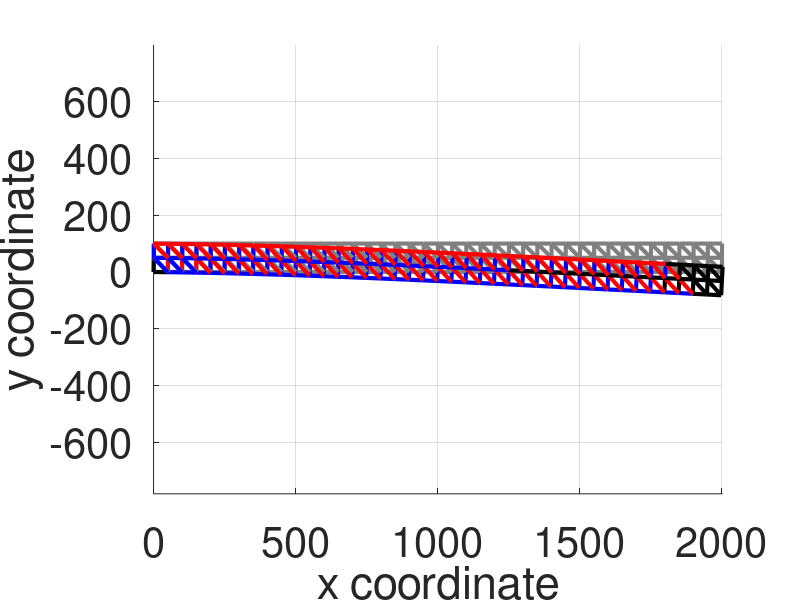

Write MATLAB code to recreate this figure.
% Iñigo Basterretxea Jacob 01246662

% Script that implements the Finite Element Method for a rectangular domain
% with truss elements
clear all;
close all;
clc;

%%%%%%%%%%%%%%%%%%%%%%%%%%%%%%%%%%%%%%%%%%%%%%%%%%%%%%%%%%%%%%%%
%%%%%%%%%%%%%%%%%%%%% PRE-PROCESSOR MODULE %%%%%%%%%%%%%%%%%%%%%
%%%%%%%%%%%%%%%%%%%%%%%%%%%%%%%%%%%%%%%%%%%%%%%%%%%%%%%%%%%%%%%%
% Parameters
E = 2e5; % N/mm2 - modulus of elasticity of each bar element
A = 100*pi; % mm2 - cross-sectional area of each bar element
nu = 0.3; % Poisson ratio
t = 10; % Element thickness in mm
weight = -80e3; % N/m3 - Unit weight of steel
loadw = -1e4; % N/m2 - Imposed UDL

% Dimensions of domain and elements in each direction
nx = 40; % no. of divisions along x-direction
ny = 2; % no. of divisions along y-direction
Lx = 2000; % Height of domain in mm
Ly = 100; % Width of domain in mm

%%%%%%%%%%%%%%%%%%%%%%%%%%%%%%%%%%%%%%%%%%%%%%%%%%%%%%%%%%%%
%%%%%%%%%%%%%%%%%%%%% ASSEMBLER MODULE %%%%%%%%%%%%%%%%%%%%%
%%%%%%%%%%%%%%%%%%%%%%%%%%%%%%%%%%%%%%%%%%%%%%%%%%%%%%%%%%%%

elements = nx*3*ny + nx + ny;
dx = Lx/nx; % Distance between nodes in x
dy = Ly/ny; % Distance between nodes in y
Nx = nx+1; % Nodes in x direction
Ny = ny+1; % Nodes in y direction
nodes = Nx*Ny; % Total number of nodes

% Note that node numbers are identified by their row number
% Specifying nodal x-y coordinates. 1st column is x & 2nd is y
for i=1:Nx
    for j=1:Ny
        NODES.coords((i-1)*Ny+j,:) = [(i-1)*dx,dy*(j-1)];
    end
end

% Specifying  DOFs in pairs per node. Odd numbers are horizontal DOFs &
% even numbers are vertical DOFs
NODES.dofs = zeros(nodes,2);
for i=1:nodes  
    NODES.dofs(i,:) = [2*i-1, 2*i];
end
     
% Specifying element nodal connectivity in rows of 2 nodes per element
% (order of the elements does not matter)
ELEMENTS = zeros(elements,2);
for i = 0:ny-1
    % Horizontal member
    for k = 1:nx
        ELEMENTS((3*nx+1)*i+k,:) = [i+1, i+ny+2] + [(k-1)*(ny+1), (k-1)*(ny+1)]; 
    end
    % Vertical member
    for j = 1:nx+1
        ELEMENTS((3*nx+1)*i+nx+j,:) = [i+1, i+2] + [(j-1)*(ny+1), (j-1)*(ny+1)]; 
    end
    % High-low diagonal
    for l = 1:nx
        ELEMENTS((3*nx+1)*i+2*nx+1+l,:) = [i+2, i+ny+2] + [(l-1)*(ny+1), (l-1)*(ny+1)]; 
    end
end
% Top horizontal members
for k = 1:nx
        ELEMENTS((3*nx+1)*ny+k,:) = [ny+1, ny+ny+2] + [(k-1)*(ny+1), (k-1)*(ny+1)];
end

% Degrees of freedom & other parameters
% unknown nodal x-y dofs
dofs_free = [1:(floor(ny/2)+1)*2-2,(floor(ny/2)+1)*2+1:2*Ny-2,2*Ny:2*nodes]; 
% known nodal x-y dofs due to BC
dofs_restrained = [(floor(ny/2)+1)*2-1,(floor(ny/2)+1)*2,2*Ny-1];

count = 1; % Initialise q-vector counter
q = loadw.*ones(nx,1); % Vector of upper boundary UDLs
F = zeros(2*nodes,1); % Initialise nodal forces vector

K = zeros(2*nodes); % Initialise global stiffness matrix

% Constructing the global stiffness matrix and the nodal forces vector
for EL = 1:elements % loop through all elements & build stiffness matrix
    
    % identify element node numbers
    n1 = ELEMENTS(EL,1); n2 = ELEMENTS(EL,2);
    
    % identify node coordinates
    x1 = NODES.coords(n1,1); y1 = NODES.coords(n1,2);
    x2 = NODES.coords(n2,1); y2 = NODES.coords(n2,2);
    
    % identify element DOFs
    dof11 = NODES.dofs(n1,1); dof12 = NODES.dofs(n1,2);
    dof21 = NODES.dofs(n2,1); dof22 = NODES.dofs(n2,2);
    x21 = x2 - x1;
    
    %%%%%%%%%%%%%%%%%%
    %%% ASSEMBLE F %%%
    %%%%%%%%%%%%%%%%%%
    % Element length
    Le = sqrt( (x2 - x1)^2 + (y2 - y1)^2 ); 
    
    % Weight contribution at all elements
    F(dof12) = F(dof12) + A*weight*Le*1e-9/3;
    F(dof22) = F(dof22) + A*weight*Le*1e-9/3;
    
    % UDL contribution at top boundary elements
    if y1 == Ly  && y2 == Ly
        F(dof12) = F(dof12) + q(count)*abs(x21)*1e-3/2;
        F(dof22) = F(dof22) + q(count)*abs(x21)*1e-3/2;
        count = count + 1;
    end
    
    %%%%%%%%%%%%%%%%%%
    %%% ASSEMBLE K %%%
    %%%%%%%%%%%%%%%%%%
    
    alpha = atan2(y2-y1,x2-x1); % angle of inclination relative to the POSITIVE direction of the x axis
    c = cos(alpha); c2 = c*c; s = sin(alpha); s2 = s*s; cs = c*s; % angle parameters
    ke = E*A/Le; % element axial stiffness
    
    % Updating global stiffness matrix [K] coefficients 
    % Note that for each element you still have to 'think locally'
    % Row 1 - element dof11
    K(dof11,dof11) = K(dof11,dof11) + ke*c2; % Col 1 - element dof11
    K(dof11,dof12) = K(dof11,dof12) + ke*cs; % Col 2 - element dof12
    K(dof11,dof21) = K(dof11,dof21) - ke*c2; % Col 3 - element dof21
    K(dof11,dof22) = K(dof11,dof22) - ke*cs; % Col 4 - element dof22
    
    % Row 2 - element dof12
    K(dof12,dof11) = K(dof12,dof11) + ke*cs; % Col 1 - element dof11
    K(dof12,dof12) = K(dof12,dof12) + ke*s2; % Col 2 - element dof12
    K(dof12,dof21) = K(dof12,dof21) - ke*cs; % Col 3 - element dof21
    K(dof12,dof22) = K(dof12,dof22) - ke*s2; % Col 4 - element dof22
    
    % Row 3 - element dof21
    K(dof21,dof11) = K(dof21,dof11) - ke*c2; % Col 1 - element dof11
    K(dof21,dof12) = K(dof21,dof12) - ke*cs; % Col 2 - element dof12
    K(dof21,dof21) = K(dof21,dof21) + ke*c2; % Col 3 - element dof21
    K(dof21,dof22) = K(dof21,dof22) + ke*cs; % Col 4 - element dof22
    
    % Row 4 - element dof22
    K(dof22,dof11) = K(dof22,dof11) - ke*cs; % Col 1 - element dof11
    K(dof22,dof12) = K(dof22,dof12) - ke*s2; % Col 2 - element dof12
    K(dof22,dof21) = K(dof22,dof21) + ke*cs; % Col 3 - element dof21
    K(dof22,dof22) = K(dof22,dof22) + ke*s2; % Col 4 - element dof22
    
end

%%%%%%%%%%%%%%%%%%%%%%%%%%%%%%%%%%%%%%%%%%%%%%%%%%%%%%%%%
%%%%%%%%%%%%%%%%%%%%% SOLVER MODULE %%%%%%%%%%%%%%%%%%%%%
%%%%%%%%%%%%%%%%%%%%%%%%%%%%%%%%%%%%%%%%%%%%%%%%%%%%%%%%%
% Specification of submatrices directly
KRR = K(dofs_restrained,dofs_restrained);
KRF = K(dofs_restrained,dofs_free);
KFR = K(dofs_free,dofs_restrained);
KFF = K(dofs_free,dofs_free);
fF = F(dofs_free);
% Cannot yet form fR as the reactions are unknown

% Solution for the unknown nodal dofs
uR = zeros(length(dofs_restrained),1); % BC - zero displacement on restricted nodes
uF = KFF\(fF - KFR*uR); % 1st matrix equation
U = zeros(2*nodes,1);
U(dofs_restrained) = uR;
U(dofs_free) = uF; % full nodal dof vector

% Solution for the unknown reactions
fR = KRF*uF + KRR*uR; % 2nd matrix equation
F(dofs_restrained) = fR; % full nodal force vector

%%%%%%%%%%%%%%%%%%%%%%%%%%%%%%%%%%%%%%%%%%%%%%%%%%%%%%%%%%%%%%%%%
%%%%%%%%%%%%%%%%%%%%% POST-PROCESSOR MODULE %%%%%%%%%%%%%%%%%%%%%
%%%%%%%%%%%%%%%%%%%%%%%%%%%%%%%%%%%%%%%%%%%%%%%%%%%%%%%%%%%%%%%%%
% Updating nodal coordinates after deformation
% Creating two vectors - one with real size deformed coordinates and one
% with amplified deformed coordinate (for plotting purposes)
NODES.new_coords = zeros(size(NODES.coords)); 
NODES.amp_coords = zeros(size(NODES.coords)); 
amp = 1; % amplification factor for plotting purposes only 
for I = 1:size(NODES.coords,1)
    for J = 1:size(NODES.coords,2)    
        NODES.amp_coords(I,J) = NODES.coords(I,J) + U(NODES.dofs(I,J))*amp;
        NODES.new_coords(I,J) = NODES.coords(I,J) + U(NODES.dofs(I,J));
    end
end

% Plotting
figure('units','normalized','outerposition',[0 0 1 1]); hold all; grid on; tol = 1e-3;
xmin = min(NODES.amp_coords(:,1)); xmax = max(NODES.amp_coords(:,1)); difx = xmax - xmin;
ymin = min(NODES.amp_coords(:,2)); ymax = max(NODES.amp_coords(:,2)); dify = ymax - ymin; fac = 0.25;
axis equal;
% axis([xmin-difx*fac  xmax+difx*fac  ymin-dify*fac  ymax+dify*fac]);
% Note that if the 'squished' structural shape bothers you, replace the
% above line with 'axis equal'

for EL = 1:elements
    n1 = ELEMENTS(EL,1); n2 = ELEMENTS(EL,2); % identify element node numbers
    
    % Plotting original structure
    x1 = NODES.coords(n1,1); y1 = NODES.coords(n1,2); % element node 1 - x,y original coordinates
    x2 = NODES.coords(n2,1); y2 = NODES.coords(n2,2); % element node 2 - x,y original coordinates
    Le = sqrt( (x2 - x1)^2 + (y2 - y1)^2 ); % element length
    ke = E*A/Le; % element axial stiffness
    alpha = atan2(y2-y1,x2-x1); % angle of inclination relative to the POSITIVE x axis direction
    plot([x1,x2],[y1,y2],'Color',[0.5 0.5 0.5],'Linewidth',3); 
    
    % Check on changes in member lengths and plotting amplified deformed structure
    x1_amp = NODES.amp_coords(n1,1); y1_amp = NODES.amp_coords(n1,2); % element node 1 - x,y amplified deformed coordinates
    x2_amp = NODES.amp_coords(n2,1); y2_amp = NODES.amp_coords(n2,2); % element node 2 - x,y amplified deformed coordinates     
    x1_new = NODES.new_coords(n1,1); y1_new = NODES.new_coords(n1,2); % element node 1 - x,y actual deformed coordinates
    x2_new = NODES.new_coords(n2,1); y2_new = NODES.new_coords(n2,2); % element node 2 - x,y actual deformed coordinates    
    u1 = x1_new - x1; v1 = y1_new - y1; u2 = x2_new - x2; v2 = y2_new - y2; % reconstruction of element global dofs
    up1 = cos(alpha)*u1 + sin(alpha)*v1; up2 = cos(alpha)*u2 + sin(alpha)*v2; dup = up2 - up1; % reconstruction of element local dofs     
    % note that this now gives you access to the element forces       
    if dup < -tol % element length has decreased - member in compression
        col = 'b'; % blue colour
    elseif dup > tol % element length as increased - member in tension
        col = 'r'; % red colour
    else % no change in element length
        col = 'k'; % black colour
    end
    plot([x1_amp,x2_amp],[y1_amp,y2_amp],col,'Linewidth',3);
    
%     % Calculate the axial force in the element, and display it within a text box
%     Fax = ke*dup;
%     x_lims = get(gca,'xlim'); xmin = x_lims(1); xmax = x_lims(2); 
%     y_lims = get(gca,'ylim'); ymin = y_lims(1); ymax = y_lims(2);
%     ax_pos = get(gca,'position'); ax_xpos = ax_pos(1); ax_ypos = ax_pos(2); ax_width = ax_pos(3); ax_height = ax_pos(4);
%     txt_x_pos = (0.5*(x1_amp + x2_amp) - xmin)/(xmax - xmin) * ax_width + ax_xpos;
%     txt_y_pos = (0.5*(y1_amp + y2_amp) - ymin)/(ymax - ymin) * ax_height + ax_ypos;
%     txt_pos = [txt_x_pos txt_y_pos 0 0];
%     annotation('textbox',txt_pos,'String',num2str(Fax),'FitBoxToText','on','color',col,'FontSize',20,'BackgroundColor','w');
    
    % Plotting nodes last!
%     plot(x1,y1,'ko','Markersize',7,'MarkerFaceColor','w');  
%     plot(x2,y2,'ko','Markersize',7,'MarkerFaceColor','w');
%     plot(x1_amp,y1_amp,'ko','Markersize',7,'MarkerFaceColor','y');  
%     plot(x2_amp,y2_amp,'ko','Markersize',7,'MarkerFaceColor','y');
end
xlabel('x coordinate');
ylabel('y coordinate');
set(gca,'FontSize',30);

% Printing computed dofs & reactions - this is an important part of the post-processing,
% make sure to include something like this in every analysis that you do.
% for dof = 1:length(uF)
%     disp(['The value of dof ',num2str(dofs_free(dof)),' is ',num2str(uF(dof))]);    
% end
% disp(' ');
% for react = 1:length(fR)
%     disp(['The value of the reaction at dof ',num2str(dofs_restrained(react)),' is ',num2str(fR(react))]);
% end
% disp(' '); disp('Vertical equilibrium check:');
% disp(['Total vertical reactions = ',num2str(fR(2) + fR(4))]);
% disp(['Total applied vertical loads = ',num2str(sum(Point_Loads))]);
% if abs(fR(2) + fR(4) + sum(Point_Loads)) < 1e-6; disp('Ok.'); end
% disp(' '); disp('Horizontal equilibrium check:');
% disp(['Total horizontal reactions = ',num2str(fR(1) + fR(3))]);
% disp('Total applied horizontal loads = 0');
% if abs(fR(1) + fR(3)) < 1e-6; disp('Ok.'); end